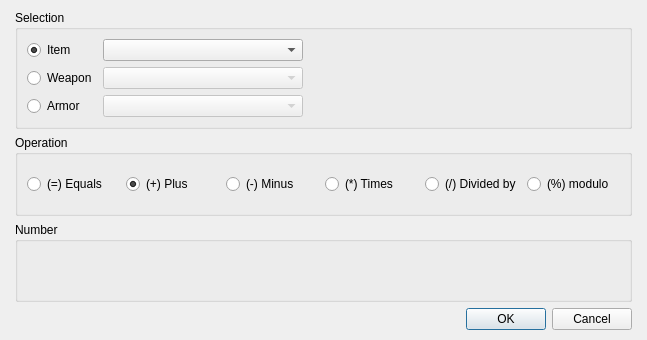
<?xml version="1.0" encoding="UTF-8"?>
<ui version="4.0">
 <class>DialogCommandModifyInventory</class>
 <widget class="QDialog" name="DialogCommandModifyInventory">
  <property name="geometry">
   <rect>
    <x>0</x>
    <y>0</y>
    <width>647</width>
    <height>340</height>
   </rect>
  </property>
  <property name="windowTitle">
   <string>Modify inventory...</string>
  </property>
  <layout class="QGridLayout" name="gridLayout_4">
   <property name="leftMargin">
    <number>15</number>
   </property>
   <property name="topMargin">
    <number>10</number>
   </property>
   <property name="rightMargin">
    <number>15</number>
   </property>
   <property name="bottomMargin">
    <number>10</number>
   </property>
   <item row="0" column="0">
    <layout class="QVBoxLayout" name="verticalLayout">
     <item>
      <widget class="QGroupBox" name="groupBoxSelection">
       <property name="title">
        <string>Selection</string>
       </property>
       <layout class="QGridLayout" name="gridLayout_3">
        <item row="0" column="0">
         <layout class="QGridLayout" name="gridLayout_2" columnstretch="0,0,1">
          <item row="0" column="0">
           <widget class="QRadioButton" name="radioButtonItem">
            <property name="text">
             <string>Item</string>
            </property>
            <property name="checked">
             <bool>true</bool>
            </property>
           </widget>
          </item>
          <item row="0" column="1">
           <widget class="QComboBox" name="comboBoxItem">
            <property name="minimumSize">
             <size>
              <width>200</width>
              <height>0</height>
             </size>
            </property>
           </widget>
          </item>
          <item row="0" column="2" rowspan="3">
           <spacer name="horizontalSpacer">
            <property name="orientation">
             <enum>Qt::Horizontal</enum>
            </property>
            <property name="sizeHint" stdset="0">
             <size>
              <width>208</width>
              <height>78</height>
             </size>
            </property>
           </spacer>
          </item>
          <item row="1" column="0">
           <widget class="QRadioButton" name="radioButtonWeapon">
            <property name="text">
             <string>Weapon</string>
            </property>
           </widget>
          </item>
          <item row="1" column="1">
           <widget class="QComboBox" name="comboBoxWeapon">
            <property name="enabled">
             <bool>false</bool>
            </property>
            <property name="minimumSize">
             <size>
              <width>200</width>
              <height>0</height>
             </size>
            </property>
           </widget>
          </item>
          <item row="2" column="0">
           <widget class="QRadioButton" name="radioButtonArmor">
            <property name="text">
             <string>Armor</string>
            </property>
           </widget>
          </item>
          <item row="2" column="1">
           <widget class="QComboBox" name="comboBoxArmor">
            <property name="enabled">
             <bool>false</bool>
            </property>
            <property name="minimumSize">
             <size>
              <width>200</width>
              <height>0</height>
             </size>
            </property>
           </widget>
          </item>
         </layout>
        </item>
       </layout>
      </widget>
     </item>
     <item>
      <widget class="QGroupBox" name="groupBoxOperation">
       <property name="title">
        <string>Operation</string>
       </property>
       <layout class="QGridLayout" name="gridLayout">
        <item row="0" column="0">
         <layout class="QHBoxLayout" name="horizontalLayout">
          <item>
           <widget class="QRadioButton" name="radioButtonEquals">
            <property name="text">
             <string>(=) Equals</string>
            </property>
            <property name="checked">
             <bool>false</bool>
            </property>
           </widget>
          </item>
          <item>
           <widget class="QRadioButton" name="radioButtonPlus">
            <property name="text">
             <string>(+) Plus</string>
            </property>
            <property name="checked">
             <bool>true</bool>
            </property>
           </widget>
          </item>
          <item>
           <widget class="QRadioButton" name="radioButtonMinus">
            <property name="text">
             <string>(-) Minus</string>
            </property>
           </widget>
          </item>
          <item>
           <widget class="QRadioButton" name="radioButtonTimes">
            <property name="text">
             <string>(*) Times</string>
            </property>
           </widget>
          </item>
          <item>
           <widget class="QRadioButton" name="radioButtonDivided">
            <property name="text">
             <string>(/) Divided by</string>
            </property>
           </widget>
          </item>
          <item>
           <widget class="QRadioButton" name="radioButtonModulo">
            <property name="text">
             <string>(%) modulo</string>
            </property>
           </widget>
          </item>
         </layout>
        </item>
       </layout>
      </widget>
     </item>
     <item>
      <widget class="QGroupBox" name="groupBoxNumber">
       <property name="title">
        <string>Number</string>
       </property>
       <layout class="QGridLayout" name="gridLayout_5">
        <item row="0" column="0">
         <layout class="QHBoxLayout" name="horizontalLayout_2" stretch="0,1">
          <item>
           <widget class="PanelPrimitiveValue" name="widgetNumber" native="true">
            <property name="minimumSize">
             <size>
              <width>270</width>
              <height>27</height>
             </size>
            </property>
            <property name="maximumSize">
             <size>
              <width>270</width>
              <height>27</height>
             </size>
            </property>
           </widget>
          </item>
          <item>
           <spacer name="horizontalSpacer_2">
            <property name="orientation">
             <enum>Qt::Horizontal</enum>
            </property>
            <property name="sizeHint" stdset="0">
             <size>
              <width>40</width>
              <height>20</height>
             </size>
            </property>
           </spacer>
          </item>
         </layout>
        </item>
       </layout>
      </widget>
     </item>
     <item>
      <widget class="QDialogButtonBox" name="buttonBox">
       <property name="orientation">
        <enum>Qt::Horizontal</enum>
       </property>
       <property name="standardButtons">
        <set>QDialogButtonBox::Cancel|QDialogButtonBox::Ok</set>
       </property>
      </widget>
     </item>
    </layout>
   </item>
  </layout>
 </widget>
 <customwidgets>
  <customwidget>
   <class>PanelPrimitiveValue</class>
   <extends>QWidget</extends>
   <header>panelprimitivevalue.h</header>
   <container>1</container>
  </customwidget>
 </customwidgets>
 <resources/>
 <connections>
  <connection>
   <sender>buttonBox</sender>
   <signal>accepted()</signal>
   <receiver>DialogCommandModifyInventory</receiver>
   <slot>accept()</slot>
   <hints>
    <hint type="sourcelabel">
     <x>248</x>
     <y>254</y>
    </hint>
    <hint type="destinationlabel">
     <x>157</x>
     <y>274</y>
    </hint>
   </hints>
  </connection>
  <connection>
   <sender>buttonBox</sender>
   <signal>rejected()</signal>
   <receiver>DialogCommandModifyInventory</receiver>
   <slot>reject()</slot>
   <hints>
    <hint type="sourcelabel">
     <x>316</x>
     <y>260</y>
    </hint>
    <hint type="destinationlabel">
     <x>286</x>
     <y>274</y>
    </hint>
   </hints>
  </connection>
 </connections>
</ui>
